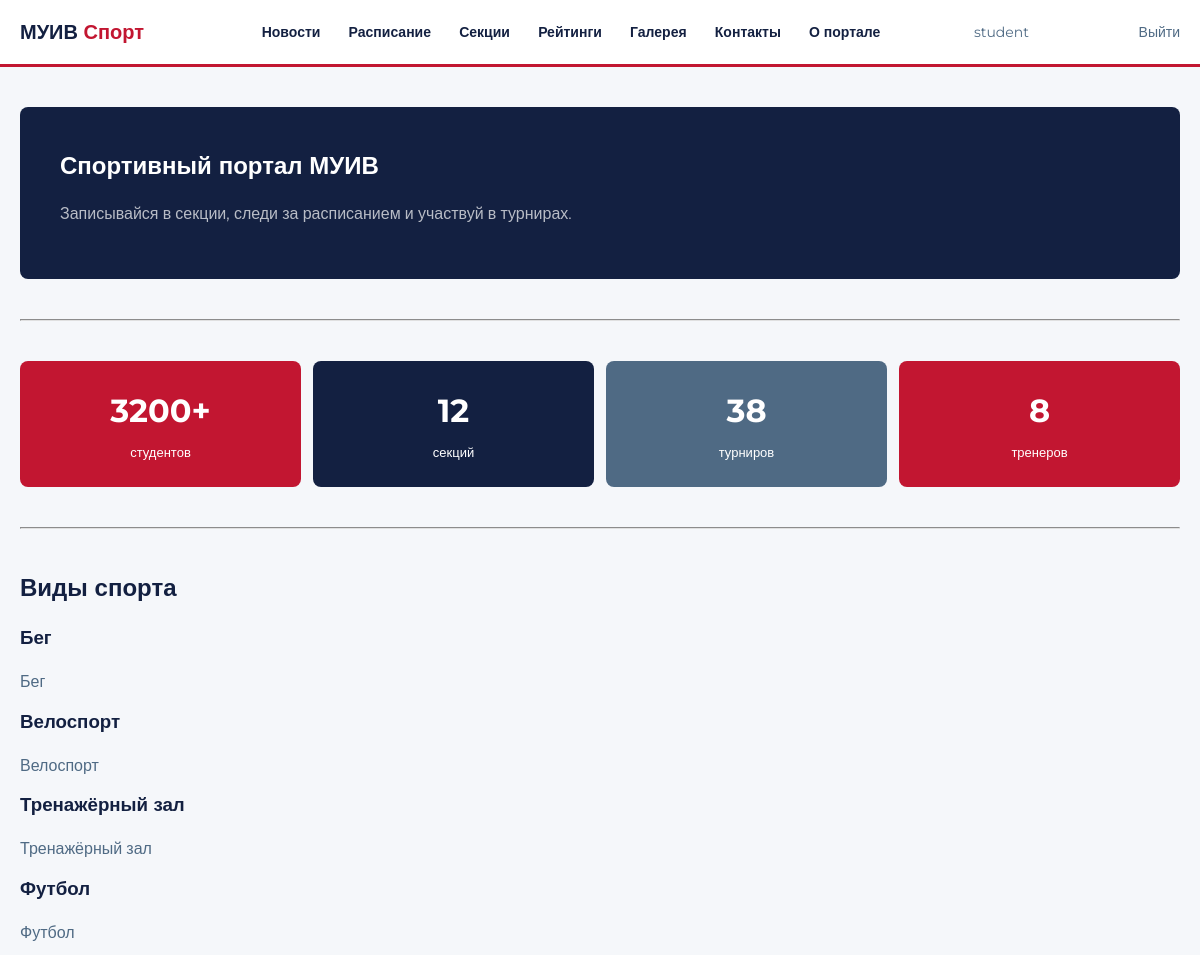
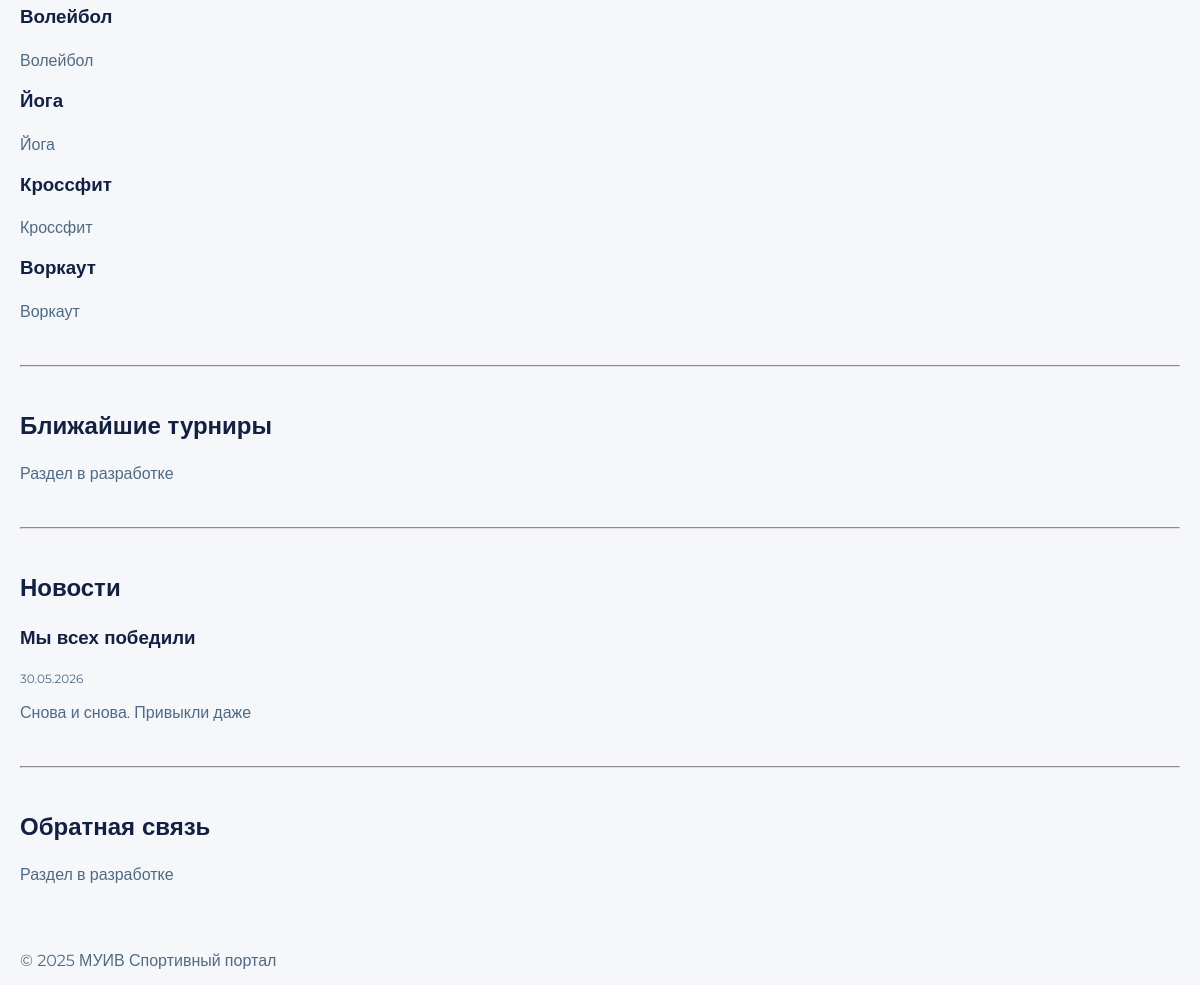
Screenshot of / (signed in) with the database file from the repository (2 pictures, top to bottom).
### main/models.py (models this page shows, shortened)
class Sport(models.Model):
    name        = models.CharField(max_length=100, verbose_name='Название')
    description = models.TextField(verbose_name='Описание')
    class Meta:
        verbose_name        = 'Вид спорта'
        verbose_name_plural = 'Виды спорта'

class News(models.Model):
    title   = models.CharField(max_length=200, verbose_name='Заголовок')
    content = models.TextField(verbose_name='Текст')
    created = models.DateTimeField(auto_now_add=True, verbose_name='Дата публикации')
    class Meta:
        verbose_name        = 'Новость'
        verbose_name_plural = 'Новости'
        ordering            = ['-created']

### main/views.py (the view)
# urls.py: path('', views.index, name='index'),
def index(request):
    sports = Sport.objects.all()
    news   = News.objects.all()
    return render(request, 'index.html', {
        'sports': sports,
        'news':   news,
    })

### templates/index.html (shortened to what this page needs)
{% extends 'base.html' %}
{% block content %}
<div class="container">
  <section style="padding: 40px 0;">
    <div style="background: var(--dark); border-radius: 8px; padding: 40px; color: white;">
      <h1 style="color: white;">Спортивный портал МУИВ</h1>
      <p style="color: rgba(255,255,255,.7);">Записывайся в секции, следи за расписанием и участвуй в турнирах.</p>
    </div>
  </section>
  <hr style="border-color: var(--border); margin-bottom: 40px;">
  <section style="margin-bottom: 40px;">
    <div style="display: grid; grid-template-columns: repeat(4, 1fr); gap: 12px;">
      <div style="background: var(--red); border-radius: 8px; padding: 24px; color: white; text-align: center;">
        <div style="font-size: 32px; font-weight: 700;">3200+</div>
        <div style="font-size: 13px; margin-top: 6px;">студентов</div>
      </div>
      <div style="background: var(--dark); border-radius: 8px; padding: 24px; color: white; text-align: center;">
        <div style="font-size: 32px; font-weight: 700;">12</div>
        <div style="font-size: 13px; margin-top: 6px;">секций</div>
      </div>
      <div style="background: var(--muted); border-radius: 8px; padding: 24px; color: white; text-align: center;">
        <div style="font-size: 32px; font-weight: 700;">38</div>
        <div style="font-size: 13px; margin-top: 6px;">турниров</div>
      </div>
      <div style="background: var(--red); border-radius: 8px; padding: 24px; color: white; text-align: center;">
        <div style="font-size: 32px; font-weight: 700;">8</div>
        <div style="font-size: 13px; margin-top: 6px;">тренеров</div>
      </div>
    </div>
  </section>
  <hr style="border-color: var(--border); margin-bottom: 40px;">
  <section style="margin-bottom: 40px;">
    <h2>Виды спорта</h2>
    {% for sport in sports %}
      <div class="card" style="margin-bottom: 12px;">
        <h3>{{ sport.name }}</h3>
        <p>{{ sport.description }}</p>
      </div>
    {% empty %}
      <p>Виды спорта не добавлены</p>
    {% endfor %}
  </section>
  <hr style="border-color: var(--border); margin-bottom: 40px;">
  <section style="margin-bottom: 40px;">
    <h2>Ближайшие турниры</h2>
    <p style="color: var(--muted);">Раздел в разработке</p>
  </section>
  <hr style="border-color: var(--border); margin-bottom: 40px;">
  <section style="margin-bottom: 40px;">
    <h2>Новости</h2>
    {% for item in news %}
      <div class="card" style="margin-bottom: 12px;">
        <h3>{{ item.title }}</h3>
        <p style="font-size: 12px; color: var(--muted);">{{ item.created|date:"d.m.Y" }}</p>
        <p>{{ item.content }}</p>
      </div>
    {% empty %}
      <p>Новости не добавлены</p>
    {% endfor %}
  </section>
  <hr style="border-color: var(--border); margin-bottom: 40px;">
  <section style="margin-bottom: 60px;">
    <h2>Обратная связь</h2>
    <p style="color: var(--muted);">Раздел в разработке</p>
  </section>
</div>
{% endblock %}

### templates/base.html (shortened to what this page needs)
{% load static %}
<!DOCTYPE html>
<html lang="ru">
<head>
  <link rel="stylesheet" href="{% static 'css/style.css' %}">
</head>
<body>
  <div style="background: var(--white); border-bottom: 3px solid var(--red); padding: 16px 0;">
    <div class="container" style="display: flex; align-items: center; justify-content: space-between;">
      <a href="/" style="font-size: 20px; font-weight: 700; color: var(--dark);">МУИВ <span style="color: var(--red);">Спорт</span></a>
      <nav>
        <a href="/news/" style="margin-left: 24px; font-size: 14px; font-weight: 600; color: var(--dark);">Новости</a>
        <a href="/schedule/" style="margin-left: 24px; font-size: 14px; font-weight: 600; color: var(--dark);">Расписание</a>
        <a href="/sports/" style="margin-left: 24px; font-size: 14px; font-weight: 600; color: var(--dark);">Секции</a>
        <a href="/ratings/" style="margin-left: 24px; font-size: 14px; font-weight: 600; color: var(--dark);">Рейтинги</a>
        <a href="/gallery/" style="margin-left: 24px; font-size: 14px; font-weight: 600; color: var(--dark);">Галерея</a>
        <a href="/contacts/" style="margin-left: 24px; font-size: 14px; font-weight: 600; color: var(--dark);">Контакты</a>
        <a href="/about/" style="margin-left: 24px; font-size: 14px; font-weight: 600; color: var(--dark);">О портале</a>
      </nav>
      {% if user.is_authenticated %}
        <a href="/profile/" style="font-size: 14px; color: var(--muted);">{{ user.username }}</a>
        <a href="/accounts/logout/" style="font-size: 14px; color: var(--muted); margin-left: 16px;">Выйти</a>
      {% else %}
        <a href="/accounts/login/" style="padding: 8px 20px; background: var(--red); color: var(--white); border-radius: 4px; font-size: 14px; font-weight: 600;">Войти</a>
      {% endif %}
    </div>
  </div>
  {% block content %}{% endblock %}
  <footer>
    <div class="container">
      <p>© 2025 МУИВ Спортивный портал</p>
    </div>
  </footer>
</body>
</html>

### static/css/style.css (style rules this page uses)
:root { --red: #C21631; --dark: #132041; --muted: #4F6A84; --border: #E0E0E0; --bg: #F5F7FA; --white: #FFFFFF; }
* { box-sizing: border-box; margin: 0; padding: 0; }
body { font-family: 'Montserrat', sans-serif; font-size: 16px; color: var(--dark); background: var(--bg); line-height: 1.6; }
.container { max-width: 1200px; margin: 0 auto; padding: 0 20px; }
h1, h2, h3 { font-weight: 700; margin-bottom: 16px; }
p { color: var(--muted); margin-bottom: 12px; }
a { color: var(--red); text-decoration: none; }

### rows the page displays
Sport: name "Бег", description "Бег"
Sport: name "Велоспорт", description "Велоспорт"
Sport: name "Тренажёрный зал", description "Тренажёрный зал"
Sport: name "Футбол", description "Футбол"
Sport: name "Волейбол", description "Волейбол"
Sport: name "Йога", description "Йога"
Sport: name "Кроссфит", description "Кроссфит"
Sport: name "Воркаут", description "Воркаут"
News: title "Мы всех победили", created "30.05.2026", content "Снова и снова. Привыкли даже"

### other values shown
{{ user.username }} "student"
